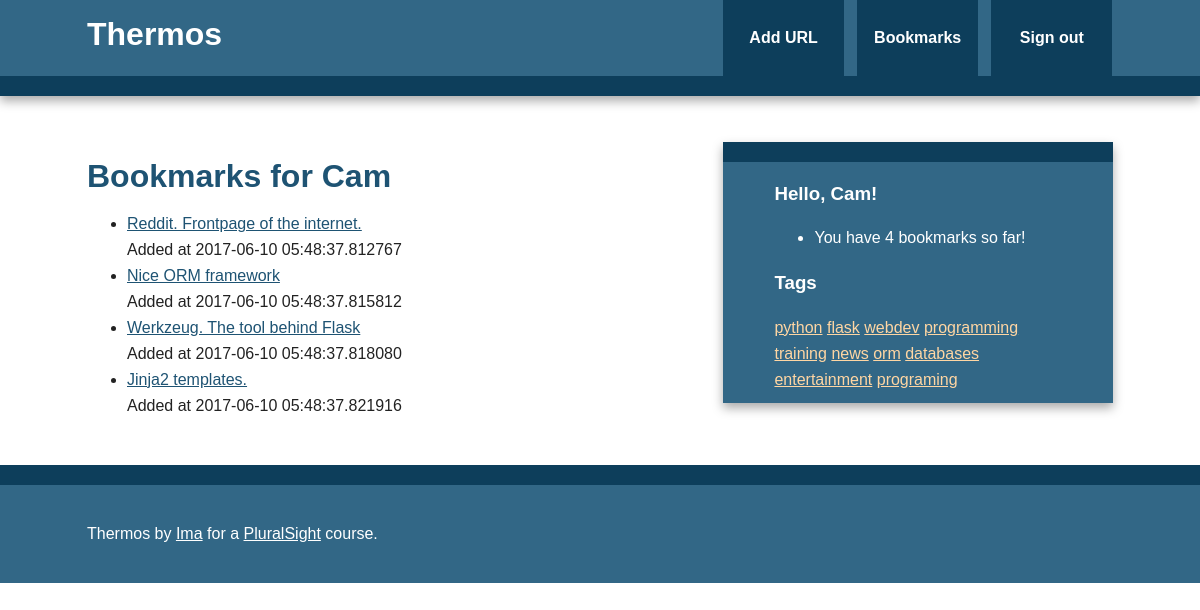
The app's page /bookmarks/user/Cam (signed in) with its own data.
### thermos/models.py (models this page shows, shortened)
class User(db.Model, UserMixin):
    id = db.Column(db.Integer, primary_key=True)
    username = db.Column(db.String(80), unique=True)
    email = db.Column(db.String(120), unique=True)
    bookmarks = db.relationship('Bookmark', backref='user', lazy='dynamic')
    password_hash = db.Column(db.String)
    @property
    def password(self):
        raise AttributeError('password: write-only field')

class Bookmark(db.Model):
    id = db.Column(db.Integer, primary_key=True)
    url = db.Column(db.Text, nullable=False)
    date = db.Column(db.DateTime, default=datetime.utcnow)
    description = db.Column(db.String(300))
    user_id = db.Column(db.Integer, db.ForeignKey('user.id'), nullable=False)
    _tags = db.relationship("Tag", secondary=tags, lazy='joined',
                            backref=db.backref("bookmarks", lazy="dynamic"))
    @property
    def tags(self):
        return ",".join([t.name for t in self._tags])
    @tags.setter
    def tags(self, string):
        if string:
            self._tags = [Tag.get_or_create(name) for name in string.split(',')]
        else:
            self._tags = []

class Tag(db.Model):
    id = db.Column(db.Integer, primary_key=True)
    name = db.Column(db.String(25), nullable=False, unique=True, index=True)
    @staticmethod
    def all():
        return Tag.query.all()
    def __repr__(self):
        return self.name

### thermos/bookmarks/views.py (the view)
@bookmarks.route('/user/<username>')
def user(username):
    user = User.query.filter_by(username=username).first_or_404()
    return render_template('user.html', user=user)

### thermos/main/views.py (called while the page is built)
@login_manager.user_loader
def load_user(userid):
    return User.query.get(int(userid))

@main.app_context_processor
def inject_tags():
    return dict(all_tags=Tag.all)

### thermos/templates/user.html (shortened to what this page needs)
{% extends "base.html" %}
{% block content %}
    <article>
        <header>
            <h1>Bookmarks for {{user.username}}</h1>
            <ul>
                {% for bm in user.bookmarks %}
                    <li>
                        <a href="{{bm.url}}">{{bm.description}}</a><br>
                        <span class="timestamp">Added at {{bm.date}}</span>
                    </li>
                {% else %}
                    <li>This user has not added any bookmarks yet.</li>
                {% endfor %}
            </ul>
        </header>
    </article>
{% endblock %}

### thermos/templates/base.html (shortened to what this page needs)
<!doctype html>
<html class="no-js" lang="">
    <head>
        {% block styles %}
          <link rel="stylesheet" href="{{ url_for('static', filename='css/normalize.min.css') }}">
          <link rel="stylesheet" href="{{ url_for('static', filename='css/main.css') }}">
        {% endblock %}
    </head>
    <body>
        <div class="header-container">
            <header class="wrapper clearfix">
                <a href="{{ url_for('main.index') }}"><h1 class="title">Thermos</h1></a>
                <nav>
                    <ul>
                        <li><a href="{{url_for('bookmarks.add')}}">Add URL</a></li>
                        {% if current_user.is_authenticated %}
                          <li>
                            <a href="{{ url_for('bookmarks.user', username=current_user.username)}}">Bookmarks</a>
                          </li>
                          <li>
                            <a href="{{ url_for('auth.logout') }}">Sign out</a>
                          </li>
                        {% endif %}
                    </ul>
                </nav>
            </header>
        </div>
        <div class="main-container">
            <div class="main wrapper clearfix">
              {% block content %}
              {% endblock %}
              {% block sidebar %}
              <aside>
                  {% if current_user.is_authenticated %}
                    <h3>Hello, {{ current_user.username }}!</h3>
                    <ul>
                      <li>You have {{ current_user.bookmarks.count()}} bookmarks so far!</li>
                    </ul>
                  {% else %}
                      <h3>Hello!</h3>
                      <p>
                        When you're logged in, you can see some information about your bookmark collection here.  Easy, and at a glance.
                      </p>
                  {% endif %}
                  <h3>Tags</h3>
                  {% for t in all_tags() %}
                    <a href="{{ url_for('bookmarks.tag', name=t) }}">{{t}}</a>
                  {% endfor %}
              </aside>
              {% endblock %}
            </div>
        </div>
        <div class="footer-container">
            <footer class="wrapper">
                <p>Thermos by <a href="http://blinkwink.org">Ima</a> for a <a href="http://pluralsight.com">PluralSight</a> course.</p>
            </footer>
        </div>
    </body>
</html>

### thermos/static/css/main.css (style rules this page uses)
html, button, input, select, textarea { color: #222; }
html { font-size: 1em; line-height: 1.4; }
body { font: 16px/26px Helvetica, Helvetica Neue, Arial; }
.wrapper { width: 90%; margin: 0 5%; }
.header-container { border-bottom: 20px solid #0D3E5B; }
.footer-container, .main aside { border-top: 20px solid #0D3E5B; }
.header-container, .footer-container, .main aside { background: #326786; }
.title { color: white; }
nav ul { margin: 0; padding: 0; list-style-type: none; }
nav a { display: block; margin-bottom: 10px; padding: 15px 0; text-align: center; text-decoration: none; font-weight: bold; color: white; background: #0D3E5B; }
.main { padding: 30px 0; }
.main article h1 { font-size: 2em; }
.main aside { color: white; padding: 0px 5% 10px; }
.footer-container footer { color: white; padding: 20px 0; }
a, a:visited { color: #1E5373; }
h1, h2, h3, h4, h5, h6 { color: #1E5373; }
aside a { color: #FFD6A3; }
.main aside h3, footer h3, footer a, footer a:visited { color: white; }
@media only screen and (min-width: 480px) { nav a { float: left; width: 27%; margin: 0 1.7%; padding: 25px 2%; margin-bottom: 0; } }
@media only screen and (min-width: 480px) { nav li:first-child a { margin-left: 0; } }
@media only screen and (min-width: 480px) { nav li:last-child a { margin-right: 0; } }
@media only screen and (min-width: 480px) { nav ul li { display: inline; } }
@media only screen and (min-width: 768px) { .header-container, .main aside { -webkit-box-shadow: 0 5px 10px #aaa; -moz-box-shadow: 0 5px 10px #aaa; box-shadow: 0 5px 10px #aaa; } }
@media only screen and (min-width: 768px) { .title { float: left; } }
@media only screen and (min-width: 768px) { nav { float: right; width: 38%; } }
@media only screen and (min-width: 768px) { .main article { float: left; width: 57%; } }
@media only screen and (min-width: 768px) { .main aside { float: right; width: 28%; } }
@media only screen and (min-width: 1140px) { .wrapper { width: 1026px; margin: 0 auto; } }
.clearfix:before, .clearfix:after { content: " "; display: table; }
.clearfix:after { clear: both; }
.clearfix { *zoom: 1; }

### records on screen
User: username "Cam"
Bookmark: description "Reddit. Frontpage of the internet.", date "2017-06-10 05:48:37.812767"
Bookmark: description "Nice ORM framework", date "2017-06-10 05:48:37.815812"
Bookmark: description "Werkzeug. The tool behind Flask", date "2017-06-10 05:48:37.818080"
Bookmark: description "Jinja2 templates.", date "2017-06-10 05:48:37.821916"
Tag: name "python"
Tag: name "flask"
Tag: name "webdev"
Tag: name "programming"
Tag: name "training"
Tag: name "news"
Tag: name "orm"
Tag: name "databases"
Tag: name "entertainment"
Tag: name "programing"

### other values on screen
{{ current_user.bookmarks.count() }} "4"
